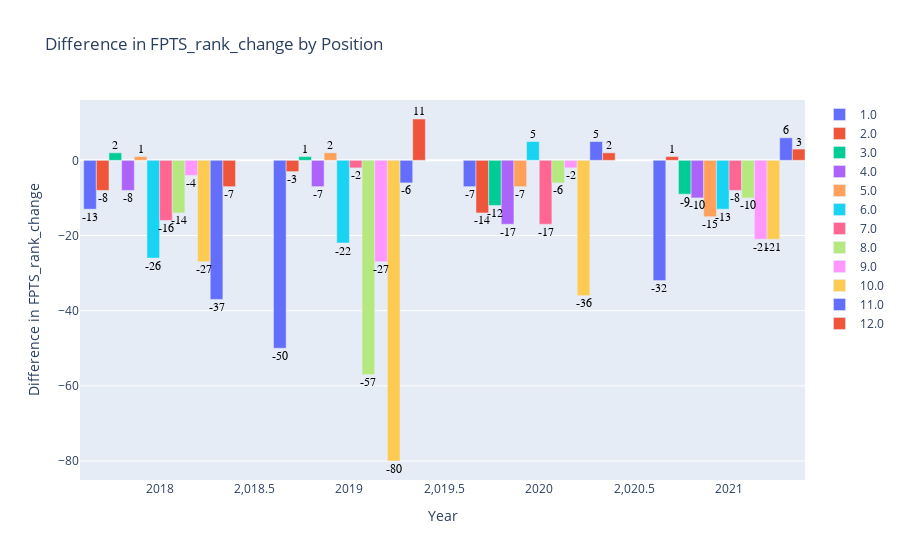

Notebook code cell kept with this figure:
### Code cell
consistency_chart(df.copy(), 'rb')

### Figure 1 — Plotly figure (JSON) as saved in the notebook; plotly's stock layout.template omitted (floating-point values rounded to 4 significant figures)
{"data": [{"customdata": [["Todd Gurley", 1, 14, 15], ["Christian McCaffrey", 1, 51, 3], ["Jonathan Taylor", 1, 33, 12], ["Alvin Kamara", 1, 8, 13]], "hovertemplate": "Player: %{customdata[0]}<br>FPTS_rank_current: %{customdata[1]}<br>FPTS_rank_change: %{y}<br>FPTS_rank_next: %{customdata[2]}<br>FPTS_G: %{customdata[3]}<br><extra></extra>", "name": "1.0", "type": "bar", "width": 0.06667, "x": [2018.0, 2019.0, 2021.0, 2020.0], "y": [-13, -50, -32, -7]}, {"customdata": [["Austin Ekeler", 2, 1, 17], ["Derrick Henry", 2, 16, 8], ["Aaron Jones", 2, 5, 14], ["Saquon Barkley", 2, 10, 13]], "hovertemplate": "Player: %{customdata[0]}<br>FPTS_rank_current: %{customdata[1]}<br>FPTS_rank_change: %{y}<br>FPTS_rank_next: %{customdata[2]}<br>FPTS_G: %{customdata[3]}<br><extra></extra>", "name": "2.0", "type": "bar", "width": 0.06667, "x": [2021.0, 2020.0, 2019.0, 2018.0], "y": [1, -14, -3, -8]}, {"customdata": [["Christian McCaffrey", 3, 1, 16], ["Dalvin Cook", 3, 15, 13], ["Joe Mixon", 3, 12, 15], ["Derrick Henry", 3, 2, 16]], "hovertemplate": "Player: %{customdata[0]}<br>FPTS_rank_current: %{customdata[1]}<br>FPTS_rank_change: %{y}<br>FPTS_rank_next: %{customdata[2]}<br>FPTS_G: %{customdata[3]}<br><extra></extra>", "name": "3.0", "type": "bar", "width": 0.06667, "x": [2018.0, 2020.0, 2021.0, 2019.0], "y": [2, -12, -9, 1]}, {"customdata": [["Alvin Kamara", 4, 12, 14], ["David Montgomery", 4, 21, 14], ["Ezekiel Elliott", 4, 11, 15], ["Najee Harris", 4, 14, 17]], "hovertemplate": "Player: %{customdata[0]}<br>FPTS_rank_current: %{customdata[1]}<br>FPTS_rank_change: %{y}<br>FPTS_rank_next: %{customdata[2]}<br>FPTS_G: %{customdata[3]}<br><extra></extra>", "name": "4.0", "type": "bar", "width": 0.06667, "x": [2018.0, 2020.0, 2019.0, 2021.0], "y": [-8, -17, -7, -10]}, {"customdata": [["Aaron Jones", 5, 12, 15], ["Dalvin Cook", 5, 3, 14], ["James Conner", 5, 20, 13], ["Ezekiel Elliott", 5, 4, 16]], "hovertemplate": "Player: %{customdata[0]}<br>FPTS_rank_current: %{customdata[1]}<br>FPTS_rank_change: %{y}<br>FPTS_rank_next: %{customdata[2]}<br>FPTS_G: %{customdata[3]}<br><extra></extra>", "name": "5.0", "type": "bar", "width": 0.06667, "x": [2020.0, 2019.0, 2021.0, 2018.0], "y": [-7, 2, -15, 1]}, {"customdata": [["Austin Ekeler", 6, 28, 10], ["James Conner", 6, 32, 10], ["Jonathan Taylor", 6, 1, 17], ["Ezekiel Elliott", 6, 19, 15]], "hovertemplate": "Player: %{customdata[0]}<br>FPTS_rank_current: %{customdata[1]}<br>FPTS_rank_change: %{y}<br>FPTS_rank_next: %{customdata[2]}<br>FPTS_G: %{customdata[3]}<br><extra></extra>", "name": "6.0", "type": "bar", "width": 0.06667, "x": [2019.0, 2018.0, 2020.0, 2021.0], "y": [-22, -26, 5, -13]}, {"customdata": [["Nick Chubb", 7, 9, 12], ["Melvin Gordon", 7, 23, 12], ["Leonard Fournette", 7, 15, 16], ["James Robinson", 7, 24, 14]], "hovertemplate": "Player: %{customdata[0]}<br>FPTS_rank_current: %{customdata[1]}<br>FPTS_rank_change: %{y}<br>FPTS_rank_next: %{customdata[2]}<br>FPTS_G: %{customdata[3]}<br><extra></extra>", "name": "7.0", "type": "bar", "width": 0.06667, "x": [2019.0, 2018.0, 2021.0, 2020.0], "y": [-2, -16, -8, -17]}, {"customdata": [["Alvin Kamara", 8, 18, 15], ["Josh Jacobs", 8, 14, 15], ["James White", 8, 22, 15], ["Mark Ingram", 8, 65, 11]], "hovertemplate": "Player: %{customdata[0]}<br>FPTS_rank_current: %{customdata[1]}<br>FPTS_rank_change: %{y}<br>FPTS_rank_next: %{customdata[2]}<br>FPTS_G: %{customdata[3]}<br><extra></extra>", "name": "8.0", "type": "bar", "width": 0.06667, "x": [2021.0, 2020.0, 2018.0, 2019.0], "y": [-10, -6, -14, -57]}, {"customdata": [["Joe Mixon", 9, 13, 16], ["Nick Chubb", 9, 11, 14], ["Leonard Fournette", 9, 36, 13], ["Cordarrelle Patterson", 9, 30, 13]], "hovertemplate": "Player: %{customdata[0]}<br>FPTS_rank_current: %{customdata[1]}<br>FPTS_rank_change: %{y}<br>FPTS_rank_next: %{customdata[2]}<br>FPTS_G: %{customdata[3]}<br><extra></extra>", "name": "9.0", "type": "bar", "width": 0.06667, "x": [2018.0, 2020.0, 2019.0, 2021.0], "y": [-4, -2, -27, -21]}, {"customdata": [["David Johnson", 10, 37, 13], ["Saquon Barkley", 10, 90, 2], ["Kareem Hunt", 10, 46, 8], ["Antonio Gibson", 10, 31, 15]], "hovertemplate": "Player: %{customdata[0]}<br>FPTS_rank_current: %{customdata[1]}<br>FPTS_rank_change: %{y}<br>FPTS_rank_next: %{customdata[2]}<br>FPTS_G: %{customdata[3]}<br><extra></extra>", "name": "10.0", "type": "bar", "width": 0.06667, "x": [2018.0, 2019.0, 2020.0, 2021.0], "y": [-27, -80, -36, -21]}, {"customdata": [["Chris Carson", 11, 17, 12], ["Ezekiel Elliott", 11, 6, 17], ["Kareem Hunt", 11, 48, 9], ["Nick Chubb", 11, 5, 17]], "hovertemplate": "Player: %{customdata[0]}<br>FPTS_rank_current: %{customdata[1]}<br>FPTS_rank_change: %{y}<br>FPTS_rank_next: %{customdata[2]}<br>FPTS_G: %{customdata[3]}<br><extra></extra>", "name": "11.0", "type": "bar", "width": 0.06667, "x": [2019.0, 2020.0, 2018.0, 2021.0], "y": [-6, 5, -37, 6]}, {"customdata": [["Phillip Lindsay", 12, 19, 16], ["Aaron Jones", 12, 9, 17], ["Antonio Gibson", 12, 10, 16], ["Alvin Kamara", 12, 1, 15]], "hovertemplate": "Player: %{customdata[0]}<br>FPTS_rank_current: %{customdata[1]}<br>FPTS_rank_change: %{y}<br>FPTS_rank_next: %{customdata[2]}<br>FPTS_G: %{customdata[3]}<br><extra></extra>", "name": "12.0", "type": "bar", "width": 0.06667, "x": [2018.0, 2021.0, 2020.0, 2019.0], "y": [-7, 3, 2, 11]}], "layout": {"annotations": [{"align": "center", "font": {"color": "black", "family": "Arial", "size": 12}, "showarrow": false, "text": "-13", "x": 2018.0, "xref": "x", "y": -15, "yref": "y"}, {"align": "center", "font": {"color": "black", "family": "Arial", "size": 12}, "showarrow": false, "text": "-50", "x": 2019.0, "xref": "x", "y": -52, "yref": "y"}, {"align": "center", "font": {"color": "black", "family": "Arial", "size": 12}, "showarrow": false, "text": "-32", "x": 2021.0, "xref": "x", "y": -34, "yref": "y"}, {"align": "center", "font": {"color": "black", "family": "Arial", "size": 12}, "showarrow": false, "text": "-7", "x": 2020.0, "xref": "x", "y": -9, "yref": "y"}, {"align": "center", "font": {"color": "black", "family": "Arial", "size": 12}, "showarrow": false, "text": "1", "x": 2021.0, "xref": "x", "y": 3, "yref": "y"}, {"align": "center", "font": {"color": "black", "family": "Arial", "size": 12}, "showarrow": false, "text": "-14", "x": 2020.0, "xref": "x", "y": -16, "yref": "y"}, {"align": "center", "font": {"color": "black", "family": "Arial", "size": 12}, "showarrow": false, "text": "-3", "x": 2019.0, "xref": "x", "y": -5, "yref": "y"}, {"align": "center", "font": {"color": "black", "family": "Arial", "size": 12}, "showarrow": false, "text": "-8", "x": 2018.0, "xref": "x", "y": -10, "yref": "y"}, {"align": "center", "font": {"color": "black", "family": "Arial", "size": 12}, "showarrow": false, "text": "2", "x": 2018.0, "xref": "x", "y": 4, "yref": "y"}, {"align": "center", "font": {"color": "black", "family": "Arial", "size": 12}, "showarrow": false, "text": "-12", "x": 2020.0, "xref": "x", "y": -14, "yref": "y"}, {"align": "center", "font": {"color": "black", "family": "Arial", "size": 12}, "showarrow": false, "text": "-9", "x": 2021.0, "xref": "x", "y": -11, "yref": "y"}, {"align": "center", "font": {"color": "black", "family": "Arial", "size": 12}, "showarrow": false, "text": "1", "x": 2019.0, "xref": "x", "y": 3, "yref": "y"}, {"align": "center", "font": {"color": "black", "family": "Arial", "size": 12}, "showarrow": false, "text": "-8", "x": 2018.0, "xref": "x", "y": -10, "yref": "y"}, {"align": "center", "font": {"color": "black", "family": "Arial", "size": 12}, "showarrow": false, "text": "-17", "x": 2020.0, "xref": "x", "y": -19, "yref": "y"}, {"align": "center", "font": {"color": "black", "family": "Arial", "size": 12}, "showarrow": false, "text": "-7", "x": 2019.0, "xref": "x", "y": -9, "yref": "y"}, {"align": "center", "font": {"color": "black", "family": "Arial", "size": 12}, "showarrow": false, "text": "-10", "x": 2021.0, "xref": "x", "y": -12, "yref": "y"}, {"align": "center", "font": {"color": "black", "family": "Arial", "size": 12}, "showarrow": false, "text": "-7", "x": 2020.0, "xref": "x", "y": -9, "yref": "y"}, {"align": "center", "font": {"color": "black", "family": "Arial", "size": 12}, "showarrow": false, "text": "2", "x": 2019.0, "xref": "x", "y": 4, "yref": "y"}, {"align": "center", "font": {"color": "black", "family": "Arial", "size": 12}, "showarrow": false, "text": "-15", "x": 2021.0, "xref": "x", "y": -17, "yref": "y"}, {"align": "center", "font": {"color": "black", "family": "Arial", "size": 12}, "showarrow": false, "text": "1", "x": 2018.0, "xref": "x", "y": 3, "yref": "y"}, {"align": "center", "font": {"color": "black", "family": "Arial", "size": 12}, "showarrow": false, "text": "-22", "x": 2019.0, "xref": "x", "y": -24, "yref": "y"}, {"align": "center", "font": {"color": "black", "family": "Arial", "size": 12}, "showarrow": false, "text": "-26", "x": 2018.0, "xref": "x", "y": -28, "yref": "y"}, {"align": "center", "font": {"color": "black", "family": "Arial", "size": 12}, "showarrow": false, "text": "5", "x": 2020.0, "xref": "x", "y": 7, "yref": "y"}, {"align": "center", "font": {"color": "black", "family": "Arial", "size": 12}, "showarrow": false, "text": "-13", "x": 2021.0, "xref": "x", "y": -15, "yref": "y"}, {"align": "center", "font": {"color": "black", "family": "Arial", "size": 12}, "showarrow": false, "text": "-2", "x": 2019.0, "xref": "x", "y": -4, "yref": "y"}, {"align": "center", "font": {"color": "black", "family": "Arial", "size": 12}, "showarrow": false, "text": "-16", "x": 2018.0, "xref": "x", "y": -18, "yref": "y"}, {"align": "center", "font": {"color": "black", "family": "Arial", "size": 12}, "showarrow": false, "text": "-8", "x": 2021.0, "xref": "x", "y": -10, "yref": "y"}, {"align": "center", "font": {"color": "black", "family": "Arial", "size": 12}, "showarrow": false, "text": "-17", "x": 2020.0, "xref": "x", "y": -19, "yref": "y"}, {"align": "center", "font": {"color": "black", "family": "Arial", "size": 12}, "showarrow": false, "text": "-10", "x": 2021.0, "xref": "x", "y": -12, "yref": "y"}, {"align": "center", "font": {"color": "black", "family": "Arial", "size": 12}, "showarrow": false, "text": "-6", "x": 2020.0, "xref": "x", "y": -8, "yref": "y"}, {"align": "center", "font": {"color": "black", "family": "Arial", "size": 12}, "showarrow": false, "text": "-14", "x": 2018.0, "xref": "x", "y": -16, "yref": "y"}, {"align": "center", "font": {"color": "black", "family": "Arial", "size": 12}, "showarrow": false, "text": "-57", "x": 2019.0, "xref": "x", "y": -59, "yref": "y"}, {"align": "center", "font": {"color": "black", "family": "Arial", "size": 12}, "showarrow": false, "text": "-4", "x": 2018.0, "xref": "x", "y": -6, "yref": "y"}, {"align": "center", "font": {"color": "black", "family": "Arial", "size": 12}, "showarrow": false, "text": "-2", "x": 2020.0, "xref": "x", "y": -4, "yref": "y"}, {"align": "center", "font": {"color": "black", "family": "Arial", "size": 12}, "showarrow": false, "text": "-27", "x": 2019.0, "xref": "x", "y": -29, "yref": "y"}, {"align": "center", "font": {"color": "black", "family": "Arial", "size": 12}, "showarrow": false, "text": "-21", "x": 2021.0, "xref": "x", "y": -23, "yref": "y"}, {"align": "center", "font": {"color": "black", "family": "Arial", "size": 12}, "showarrow": false, "text": "-27", "x": 2018.0, "xref": "x", "y": -29, "yref": "y"}, {"align": "center", "font": {"color": "black", "family": "Arial", "size": 12}, "showarrow": false, "text": "-80", "x": 2019.0, "xref": "x", "y": -82, "yref": "y"}, {"align": "center", "font": {"color": "black", "family": "Arial", "size": 12}, "showarrow": false, "text": "-36", "x": 2020.0, "xref": "x", "y": -38, "yref": "y"}, {"align": "center", "font": {"color": "black", "family": "Arial", "size": 12}, "showarrow": false, "text": "-21", "x": 2021.0, "xref": "x", "y": -23, "yref": "y"}, {"align": "center", "font": {"color": "black", "family": "Arial", "size": 12}, "showarrow": false, "text": "-6", "x": 2019.0, "xref": "x", "y": -8, "yref": "y"}, {"align": "center", "font": {"color": "black", "family": "Arial", "size": 12}, "showarrow": false, "text": "5", "x": 2020.0, "xref": "x", "y": 7, "yref": "y"}, {"align": "center", "font": {"color": "black", "family": "Arial", "size": 12}, "showarrow": false, "text": "-37", "x": 2018.0, "xref": "x", "y": -39, "yref": "y"}, {"align": "center", "font": {"color": "black", "family": "Arial", "size": 12}, "showarrow": false, "text": "6", "x": 2021.0, "xref": "x", "y": 8, "yref": "y"}, {"align": "center", "font": {"color": "black", "family": "Arial", "size": 12}, "showarrow": false, "text": "-7", "x": 2018.0, "xref": "x", "y": -9, "yref": "y"}, {"align": "center", "font": {"color": "black", "family": "Arial", "size": 12}, "showarrow": false, "text": "3", "x": 2021.0, "xref": "x", "y": 5, "yref": "y"}, {"align": "center", "font": {"color": "black", "family": "Arial", "size": 12}, "showarrow": false, "text": "2", "x": 2020.0, "xref": "x", "y": 4, "yref": "y"}, {"align": "center", "font": {"color": "black", "family": "Arial", "size": 12}, "showarrow": false, "text": "11", "x": 2019.0, "xref": "x", "y": 13, "yref": "y"}], "barmode": "group", "title": {"text": "Difference in FPTS_rank_change by Position"}, "xaxis": {"title": {"text": "Year"}}, "yaxis": {"title": {"text": "Difference in FPTS_rank_change"}}}}
